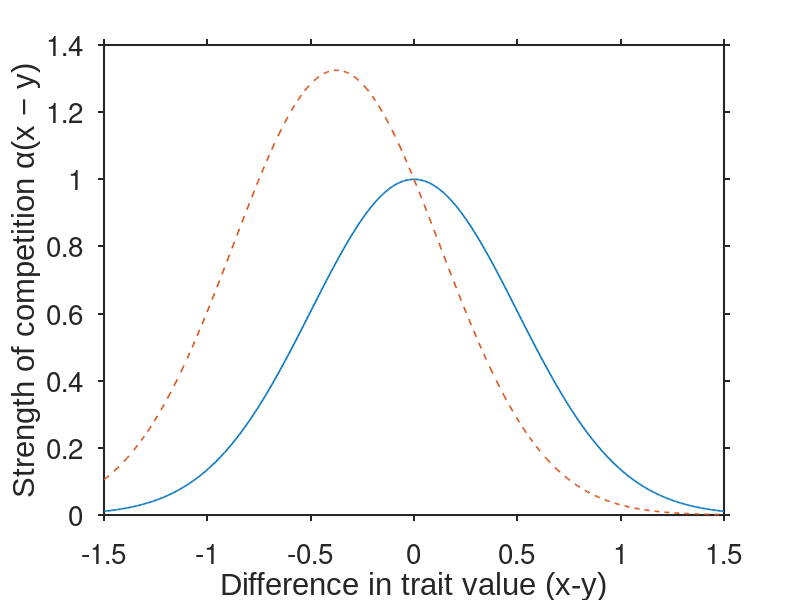

This chart was generated by the following MATLAB code: (Note: this script raises an error after producing the figure.)
%%Alice Henman%%
%%Evolutionary Branching in Models for Symmetric and Asymmetric
%%Competition%%

%%Default graphing layout from Dennis
set(0,'defaultTextFontName', 'Arial');
set(0,'defaultaxesfontsize', 20); % 25 for 1X3, 20 for 1X2 figures
%set(0,'defaultLegendInterpreter','latex');
set(0,'defaultAxesTickLabelInterpreter','none');
set(0,'defaulttextinterpreter','none');
set(0,'defaultAxesXGrid','off');
set(0,'defaultAxesYGrid','off');
set(0,'defaultAxesTickDir','out');
set(0,'defaultAxesLineWidth',1.5);

%Gaussian Competition function: alpha(x-y)
function alpha = alpha(z,sigma,beta)
    alpha = exp(sigma.^2.*beta.^2/2).*exp(-(z+sigma.^2.*beta).^2./(2.*sigma.^2));
end
% z represents x-y
z=linspace(-1.5,1.5,500);

%parameters
sigma = 0.5;%0.25; %width
sigma0 = 0.5;
beta0 = 0;   %symmetrical
beta1 = 1.5; %asymmetric

figure;
plot(z,alpha(z,sigma,beta0),'DisplayName', sprintf('β = %.1f',beta0), ...
    'LineWidth',1.2);
hold on;    %Plotting 2 plots on 1
plot(z,alpha(z,sigma,beta1),"--",'DisplayName', sprintf('β = %.1f',beta1), ...
    'LineWidth',1.2);  %To differentiate curves in black and white
xlabel('Difference in trait value (x-y)');
ylabel('Strength of competition α(x − y)');
ax=gca;
ax.FontSize = 18;    %sets axes labels and titles size
legend(FontSize=18); %sets legend fontsize
legend('boxoff');    %Removes box around legend



%(Mexican hat) Wavelet Competition function
function alpha1=alpha1(x,y,sigma,beta)
    alpha1 = exp(sigma.^2.*beta.^2/2).* ...
(1.-((x-y+sigma.^2.*beta)./sigma).^2).*exp(-(x-y+sigma.^2.*beta).^2./(2*sigma^2));
end
%The beta parameter can add asymmetry to the competition
%but I'm just keeping it as beta=0 for now
%z=x-y

figure;
plot(z,alpha1(z,0,sigma,beta0),'DisplayName', sprintf('σ_α = %.2f',sigma), ...
    "LineWidth",1.5);
hold on;
plot(z,alpha1(z,0,sigma0,beta0),'r--','DisplayName', sprintf('σ_α = %.2f',sigma0), ...
    "LineWidth",1.5);
xlabel('Difference in trait value (x-y)');
ylabel('Strength of competition α(x − y)');
grid on;
ax=gca;
ax.FontSize = 20;
legend(FontSize=20);
legend('boxoff');

%Double Gaussian Carrying capacity K(x)
function Gauss=G(sigma,x0,x)
    Gauss = exp(-(x-x0).^2./(2*sigma^2));
end

function K=K(C1,C2,sigma1,sigma2,x0,x)
    K = C1*G(sigma1,x0,x)-C2*G(sigma2,x0,x);
end

%Parameters
C1 = 2.5;%5*rand;
C2 = 2;%C1*rand;
sigma1 = 0.3;%0.5;%0.5*rand;
sigma2 = 0.15;%0.35;%sigma1*sqrt(C2/C1)*rand; % condition for there to be 2 humps
x0 = 1.5;%1+5*rand;

x=linspace(0,3,500);

figure;
plot(x,K(C1,C2,sigma1,sigma2,x0,x),'r--',"LineWidth",1.5);
hold on;
xlabel('Trait value x');
ylabel('Carrying Capacity, K(x)');
grid on;
ax=gca;
ax.FontSize = 20;
legend("boxoff");

%The Mathssss

%Parameters
r=rand+0.001; %growth rate
%stable strategies
x2=x0+sqrt(2*sigma1^2*sigma2^2*log(C1*sigma2^2/(C2*sigma1^2))/(sigma2^2-sigma1^2));
x3=x0-sqrt(2*sigma1^2*sigma2^2*log(C1*sigma2^2/(C2*sigma1^2))/(sigma2^2-sigma1^2));

h1=plot(x0*ones(1,2),[0,1.5],'k-');
h2=plot(x2*ones(1,2),[0,1.5],'r-.');
h3=plot(x3*ones(1,2),[0,1.5],'b--');
legend([h1,h2,h3], {sprintf('x_0 = %.2f', x0) sprintf('x_0+x_1 = %.2f', x2) sprintf('x_0-x_1 = %.2f', x3)});

%Invasion fitness
f = @(x,y) r*(1-alpha1(y,x,sigma,beta0).*K(C1,C2,sigma1,sigma2,x0,x) ...
    ./K(C1,C2,sigma1,sigma2,x0,y));

y = linspace(0.5,2.5,500);
[x,y] = meshgrid(y, y);
F = f(x,y);

figure
hold on

contourf(x,y,F>0,1,'LineStyle','none')
contour(x,y,F,[0 0],'k','LineWidth',2) %black line for f=0
colormap([1 1 1; 0.6 0.9 0.3]); %green for f>0 white for f<0
xlabel('x'), ylabel('y');
%title(['PIP for σ_{α} = ',num2str(sigma)],'Interpreter','tex');

h1=plot(x0*ones(1,2),[0.5,y(end)],'k-');
h2=plot(x2*ones(1,2),[0.5,y(end)],'r-.');
h3=plot(x3*ones(1,2),[0.5,y(end)],'b--');

legend(Location="northwest");
legend([h1,h2,h3], {sprintf('x_0 = %.2f', x0) sprintf('x_0+x_1 = %.2f', x2) sprintf('x_0-x_1 = %.2f', x3)});
axis equal
box on

%Plot to show that the conditions for branching are satisfied
figure;
z=linspace(0.001,1,1000); %range of sigmak1 and k2
[sk1,sk2] = meshgrid(z,z);
C=C1/C2; %ratio of C1/C2>1
h = @(x,y) 3*(y.^2-x.^2)./(2.*log(C*y.^2./x.^2));
H=h(sk1,sk2); %values of the RHS of branching condition
[h,w]=size(H);
for i = 2:h
    for j = 1:i
        if i>=j
            H(i,j)=-3;
        end
    end
end
hlims=[-3 3]; %stops large values drowning out small variations close to 0
imagesc(z,z,H,hlims);
hold on;
cmap = [abyss;autumn];
colormap(cmap); 
colorbar;
colorbar('Ticks',[-1.5,0,0.5,1,1.5,2,2.5,3],...
         'TickLabels',{'undefined','0','0.5','1','1.5','2','2.5','3+'})
xlabel("\sigma_{k1}",'Interpreter','tex');
ylabel("\sigma_{k2}",'Interpreter','tex');
set(gca,'YDir','normal'); %makes axis look normal
% title('C* colour plot on \sigma_{k1},\sigma_{k2} axis','Interpreter','tex');
